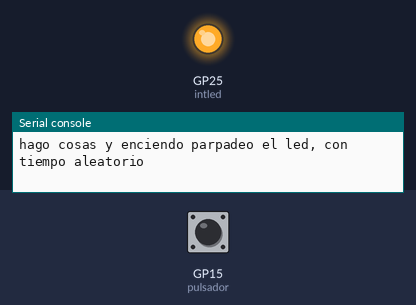
Recording of a program running on a simulated Raspberry Pi Pico running MicroPython. Shown: output pins drawn as LEDs (lit = HIGH), the last lines printed to the serial console. The test bench sets the inputs (shaded band); at power-on: GP15 (pulsador) LOW. Random numbers come from a fixed seed.

Above: at 1.2 s.
1.3 s: GP15 (pulsador) pulled HIGH for 0.15 s
At 1.7 s:
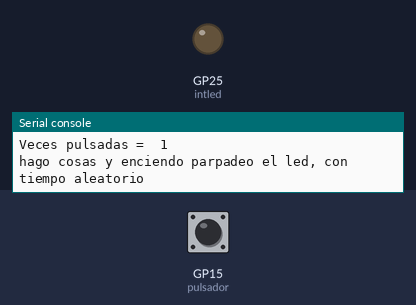
Timing chart, 0 to 10.4 s (numbered marks = the images above; inputs shaded):
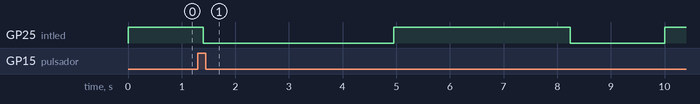

The program:

R_2526CL5_PulsaScanIrq_2_0.py
```python
# Hardware platform: Pico W & Pico
# Author : JC Santamaria
# Date : 2023 - 4 - 13
# Goal : Aprender uso de interrupciones y pulsador
# Ref : Get started with MicroPython on Raspberry Pi Pico
# 1.0 -> 1.2 se puede cambiar el tiempo de espera
# 2.0 : rechacer programa para que use interrupciones para contar

from machine import Pin # Get the Pin function from the machine module.
from urandom import uniform
import utime

# Informative block - start
p_ucontroler = "Pico W / NO Pico _"
p_keyOhw = "External switch on GPIO15 & pull-down 10k + int led"
p_project = "Switch with interruption and loop No Debouncing"
p_version = "2.0 interupciones - sin manejo rebotes"
print(f"Microcontroler: {p_ucontroler} - Key other HW : {p_keyOhw}")
print(f"Program: {p_project} - Version: {p_version}")
# Informative block - end

EXTERNAL_BUTTON = 15
pulsador = Pin(EXTERNAL_BUTTON, Pin.IN)

intled = Pin("LED", Pin.OUT)
intled.on()

veces_pulsadas = 0

def manejaPulsador(pin):
    global veces_pulsadas
    veces_pulsadas += 1


pulsador.irq(trigger=Pin.IRQ_RISING, handler=manejaPulsador)
veces_pulsadas_viejo = 0
while True:
    print('hago cosas y enciendo parpadeo el led, con tiempo aleatorio')
    utime.sleep(uniform(1, 4))
    if veces_pulsadas_viejo != veces_pulsadas:
       print('Veces pulsadas = ', veces_pulsadas)
       veces_pulsadas_viejo = veces_pulsadas

    intled.toggle()
```
